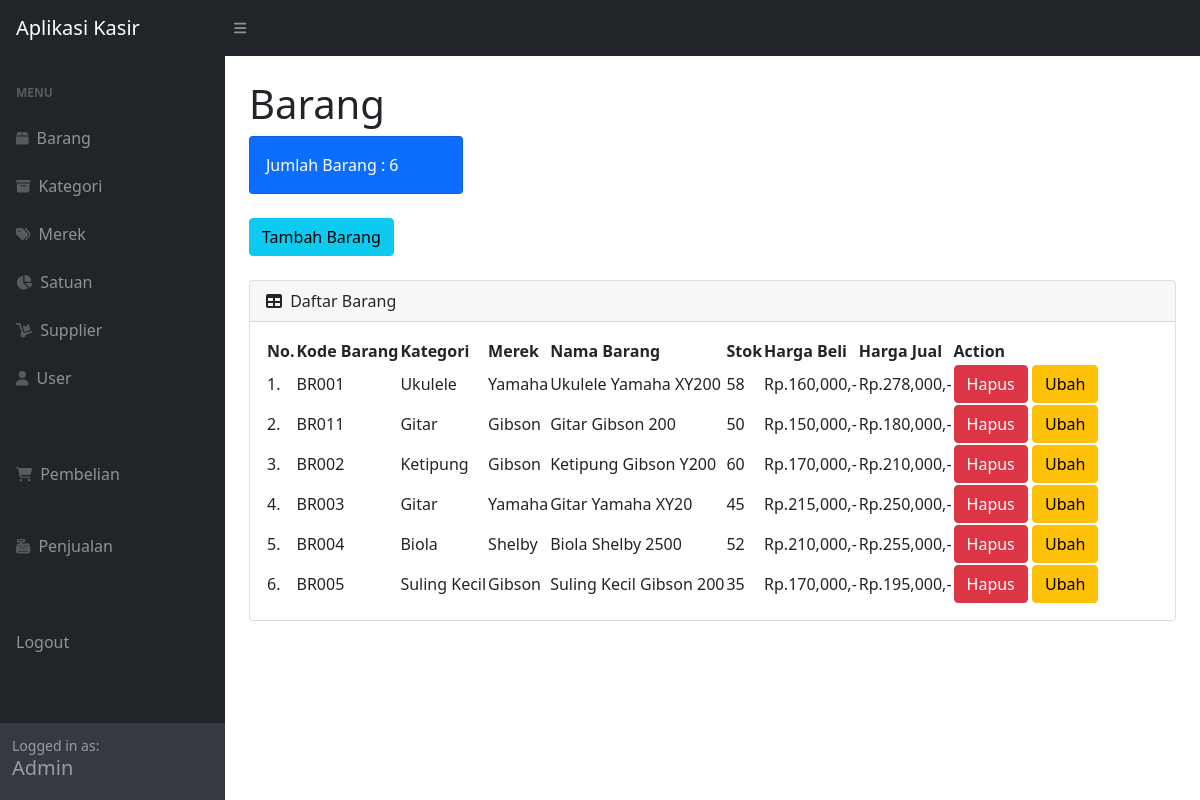
Page /index.php (signed in) on the committed database.
### tables this page shows
CREATE TABLE `master_barang` (
  `id_barang` int(3) UNSIGNED ZEROFILL NOT NULL,
  `kode_barang` varchar(10) NOT NULL,
  `kategori` int(3) UNSIGNED ZEROFILL NOT NULL,
  `merek` int(3) UNSIGNED ZEROFILL NOT NULL,
  `nama_barang` varchar(100) NOT NULL,
  `stok` int(11) UNSIGNED NOT NULL,
  `harga` double NOT NULL,
  `harga_jual` double NOT NULL
);

CREATE TABLE `master_kategori` (
  `id_kategori` int(3) UNSIGNED ZEROFILL NOT NULL,
  `nama_kategori` varchar(25) NOT NULL,
  `ket_kategori` tinytext DEFAULT NULL
);

CREATE TABLE `master_merek` (
  `id_merek` int(3) UNSIGNED ZEROFILL NOT NULL,
  `nama_merek` varchar(25) NOT NULL,
  `ket_merek` tinytext DEFAULT NULL
);

### index.php (the view, shortened to what this page needs)
<?php
require "function.php";
?>
<!DOCTYPE html>
<html lang="en">
<head>
    <link href="https://cdn.jsdelivr.net/npm/simple-datatables@latest/dist/style.css" rel="stylesheet" />
    <link href="css/styles.css" rel="stylesheet" />
</head>
<body class="sb-nav-fixed">
    <nav class="sb-topnav navbar navbar-expand navbar-dark bg-dark">
        <a class="navbar-brand ps-3" href="index.php">
            Aplikasi Kasir
        </a>
        <button class="btn btn-link btn-sm order-1 order-lg-0 me-4 me-lg-0" id="sidebarToggle" href="#!"><i class="fas fa-bars"></i></button>
    </nav>
    <div id="layoutSidenav">
        <div id="layoutSidenav_nav">
            <nav class="sb-sidenav accordion sb-sidenav-dark" id="sidenavAccordion">
                <div class="sb-sidenav-menu">
                    <div class="nav">
                        <div class="sb-sidenav-menu-heading">Menu</div>
                        <a class="nav-link" href="index.php">
                            <div class="sb-nav-link-icon"><i class="fas fa-box"></i></div>
                            Barang
                        </a>
                        <a class="nav-link" href="master_kategori.php">
                            <div class="sb-nav-link-icon"><i class="fas fa-archive"></i></div>
                            Kategori
                        </a>
                        <a class="nav-link" href="master_merek.php">
                            <div class="sb-nav-link-icon"><i class="fas fa-tags"></i></div>
                            Merek
                        </a>
                        <a class="nav-link" href="master_satuan.php">
                            <div class="sb-nav-link-icon"><i class="fas fa-chart-pie"></i></div>
                            Satuan
                        </a>
                        <a class="nav-link" href="master_supplier.php">
                            <div class="sb-nav-link-icon"><i class="fas fa-dolly"></i></div>
                            Supplier
                        </a>
                        <a class="nav-link" href="master_user.php">
                            <div class="sb-nav-link-icon"><i class="fa-solid fa-user"></i></div>
                            User
                        </a>
                        <br><br>
                        <a class="nav-link" href="master_pembelian.php">
                            <div class="sb-nav-link-icon"><i class="fas fa-shopping-cart"></i></div>
                            Pembelian
                        </a>
                        <br>
                        <a class="nav-link" href="master_penjualan.php">
                            <div class="sb-nav-link-icon"><i class="fas fa-cash-register"></i></div>
                            Penjualan
                        </a>
                        <br><br>
                        <a class="nav-link" href="logout.php">
                            Logout
                        </a>
                    </div>
                </div>
                <div class="sb-sidenav-footer">
                    <div class="small">Logged in as:</div>
                    <h5>Admin</h5>
                </div>
            </nav>
        </div>
        <div id="layoutSidenav_content">
            <main>
                <div class="container-fluid px-4">
                    <h1 class="mt-4">Barang</h1>
                    <div class="row">
                        <div class="col-xl-3 col-md-6">
                            <div class="card bg-primary text-white mb-4">
                                <?php
                                $jumlah_brg = mysqli_query($conn, "SELECT * FROM master_barang");
                                $data = mysqli_num_rows($jumlah_brg);
                                ?>
                                <div class="card-body">Jumlah Barang : <?= $data; ?></div>
                            </div>
                        </div>
                    </div>
                    <button type="button" class="btn btn-info mb-4" data-bs-toggle="modal" data-bs-target="#barangModal">
                        Tambah Barang
                    </button>
                    <div class="card mb-4">
                        <div class="card-header">
                            <i class="fas fa-table me-1"></i>
                            Daftar Barang
                        </div>
                        <div class="card-body">
                            <table id="datatablesSimple">
                                <thead>
                                    <tr>
                                        <th>No.</th>
                                        <th>Kode Barang</th>
                                        <th>Kategori</th>
                                        <th>Merek</th>
                                        <th>Nama Barang</th>
                                        <th>Stok</th>
                                        <th>Harga Beli</th>
                                        <th>Harga Jual</th>
                                        <th>Action</th>
                                    </tr>
                                </thead>
                                <tbody>
                                    <?php
                                    $no = 1;
                                    $ambil = "SELECT master_barang.id_barang,
                                             master_barang.kode_barang,
                                             master_kategori.id_kategori,
                                             master_kategori.nama_kategori,
                                             master_merek.id_merek,
                                             master_merek.nama_merek,
                                             master_barang.nama_barang,
                                             master_barang.harga,
                                             master_barang.harga_jual,
                                             master_barang.stok
                                             FROM master_barang INNER JOIN master_kategori ON master_barang.kategori = master_kategori.id_kategori
                                             JOIN master_merek ON master_barang.merek = master_merek.id_merek";
                                    $barang = mysqli_query($conn, $ambil);
                                    while ($data = mysqli_fetch_array($barang)) :
                                        $id_brg = $data["id_barang"];
                                    ?>
                                        <tr>
                                            <td><?= $no++; ?>.</td>
                                            <td><?= $data["kode_barang"]; ?></td>
                                            <td><?= $data["nama_kategori"]; ?></td>
                                            <td><?= $data["nama_merek"]; ?></td>
                                            <td><?= $data["nama_barang"]; ?></td>
                                            <td><?= $data["stok"]; ?></td>
                                            <td>Rp.<?= number_format($data["harga"]); ?>,-</td>
                                            <td>Rp.<?= number_format($data["harga_jual"]); ?>,-</td>
                                            <td>
                                                <button type="button" class="btn btn-danger" data-bs-toggle="modal" data-bs-target="#delete<?= $id_brg; ?>">
                                                    Hapus
                                                </button>
                                                <button type="button" class="btn btn-warning" data-bs-toggle="modal" data-bs-target="#ubah<?= $id_brg; ?>">
                                                    Ubah
                                                </button>
                                            </td>
                                        </tr>
                                    <?php endwhile; ?>
                                </tbody>
                            </table>
                        </div>
                    </div>
                </div>
            </main>
        </div>
    </div>
</body>
</html>

### rows in the picture
master_barang: kode_barang "BR001", kategori.nama_kategori "Ukulele", merek.nama_merek "Yamaha", nama_barang "Ukulele Yamaha XY200", stok "58", harga "160,000", harga_jual "278,000"
master_barang: kode_barang "BR011", kategori.nama_kategori "Gitar", merek.nama_merek "Gibson", nama_barang "Gitar Gibson 200", stok "50", harga "150,000", harga_jual "180,000"
master_barang: kode_barang "BR002", kategori.nama_kategori "Ketipung", merek.nama_merek "Gibson", nama_barang "Ketipung Gibson Y200", stok "60", harga "170,000", harga_jual "210,000"
master_barang: kode_barang "BR003", kategori.nama_kategori "Gitar", merek.nama_merek "Yamaha", nama_barang "Gitar Yamaha XY20", stok "45", harga "215,000", harga_jual "250,000"
master_barang: kode_barang "BR004", kategori.nama_kategori "Biola", merek.nama_merek "Shelby", nama_barang "Biola Shelby 2500", stok "52", harga "210,000", harga_jual "255,000"
master_barang: kode_barang "BR005", kategori.nama_kategori "Suling Kecil", merek.nama_merek "Gibson", nama_barang "Suling Kecil Gibson 200", stok "35", harga "170,000", harga_jual "195,000"

### other values in the picture
$data "6"
